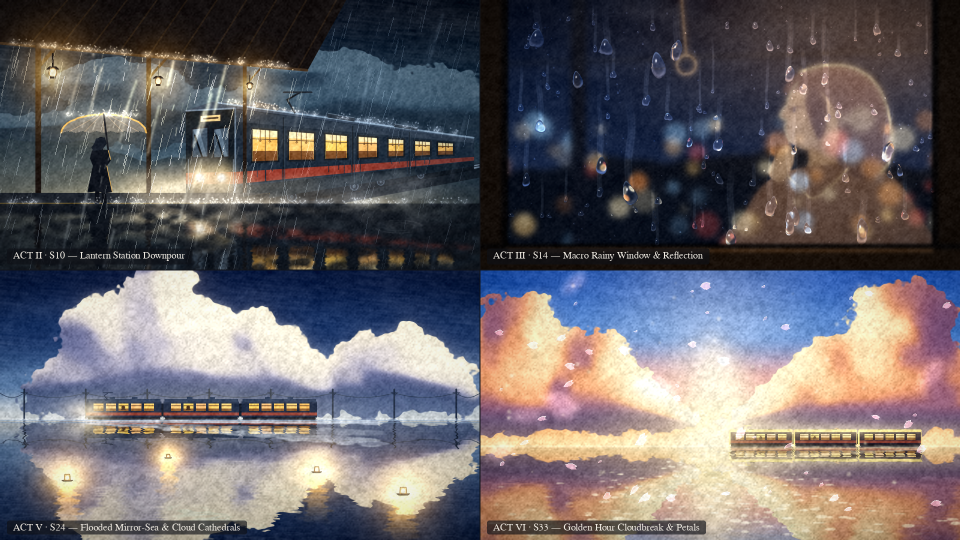
#> input picture style_frame_check.png, 1920 x 1080 px (shown at 1/2 size)
$ python -i paper_grain.py   (imports and definitions only)   (older library calls are emulated)
#> lines starting #> are read from the running program, lines starting #| are printed output that depends on the picture
#> further down, picture is the input picture: shape (1080, 1920, 3); mean B, G, R 103.6, 100.3, 105.3
"""Authentic cold-press watercolor paper grain, pigment granulation, and gouache brushwork."""

from __future__ import annotations

import cv2
import numpy as np


def _value_noise(h: int, w: int, grid_h: int, grid_w: int, rng: np.random.Generator) -> np.ndarray:
    small = rng.standard_normal((max(2, grid_h), max(2, grid_w))).astype(np.float32)
    return cv2.resize(small, (w, h), interpolation=cv2.INTER_CUBIC)


# [72 lines left out: functions generate_paper_grain, apply_paper_grain, apply_pigment_granulation, not called in this run]


def apply_gouache_brushwork(
    img: np.ndarray,
    strength: float = 0.032,
    angle_deg: float = -12.0,
    scale: float = 1.0,
    seed: int = 7,
) -> np.ndarray:
    """Overlay subtle directional gouache dry-brush impasto texture to eliminate flat digital gradients."""
#> called with strength = 0.032, angle_deg = -12, scale = 1, seed = 7
    h, w = img.shape[:2]
#> h = 1080; w = 1920
    rng = np.random.default_rng(seed)

    # Broad horizontal-ish painterly strokes
    gh = max(4, int(h / (22 * scale)))
#> gh = 49
    gw = max(4, int(w / (90 * scale)))
#> gw = 21
    broad = _value_noise(h, w, gh, gw, rng)

    # Fine bristle streaks
    raw = rng.standard_normal((h, w)).astype(np.float32)
    bristle = cv2.GaussianBlur(raw, (0, 0), sigmaX=11.0 * scale, sigmaY=1.1 * scale)
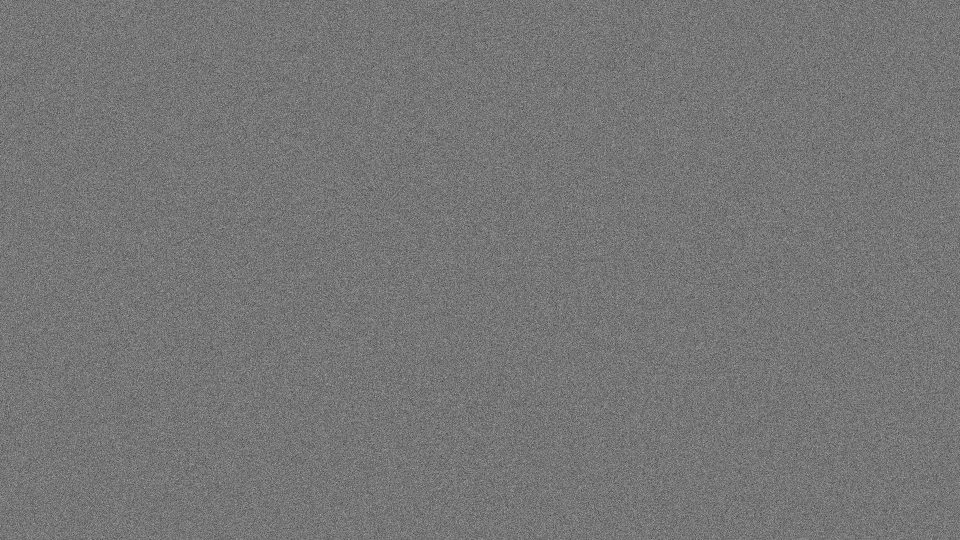
#> raw: shape (1080, 1920) float32 (shown at 1/2 size); min -4.79, max 5.53, mean -5.08e-05; drawn with min black and max white
    bristle = bristle / (np.std(bristle) + 1e-6)

    strokes = 0.55 * (broad / (np.std(broad) + 1e-6)) + 0.45 * bristle
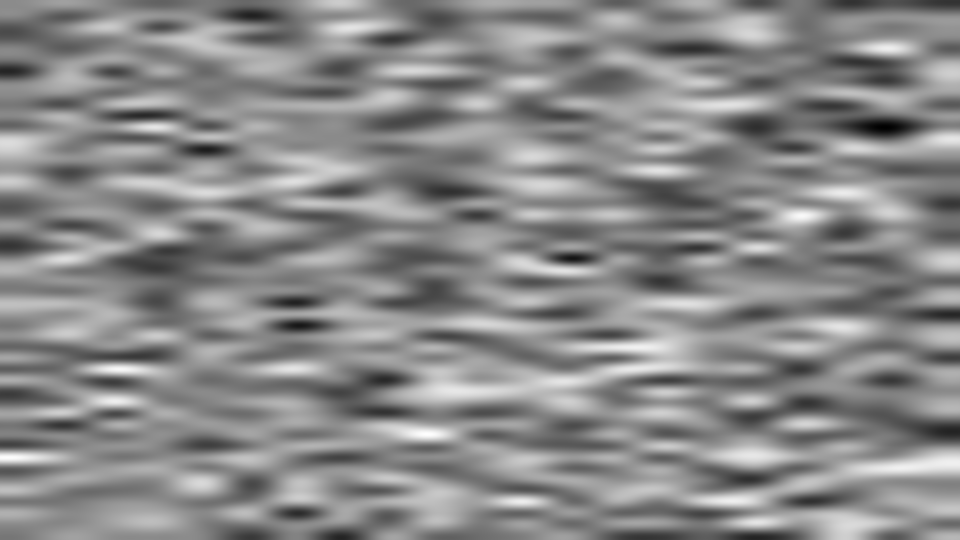
#> broad: shape (1080, 1920) float32 (shown at 1/2 size); min -3.34, max 2.72, mean -0.0765; drawn with min black and max white

    if abs(angle_deg) > 0.5:
        M = cv2.getRotationMatrix2D((w * 0.5, h * 0.5), angle_deg, 1.0)
        strokes = cv2.warpAffine(strokes, M, (w, h), flags=cv2.INTER_LINEAR, borderMode=cv2.BORDER_REFLECT)

    # Slight warm/cool bristle color variation
    ch_var = np.stack([strokes, strokes * 0.92, strokes * 0.85], axis=-1)
    return np.clip(img + ch_var * strength, 0.0, 1.0)
#> returned value: shape (1080, 1920, 3) float32; every value is 1

>>> import cv2
>>> picture = cv2.imread('../../../style_frame_check.png')
>>> result = apply_gouache_brushwork(picture)
